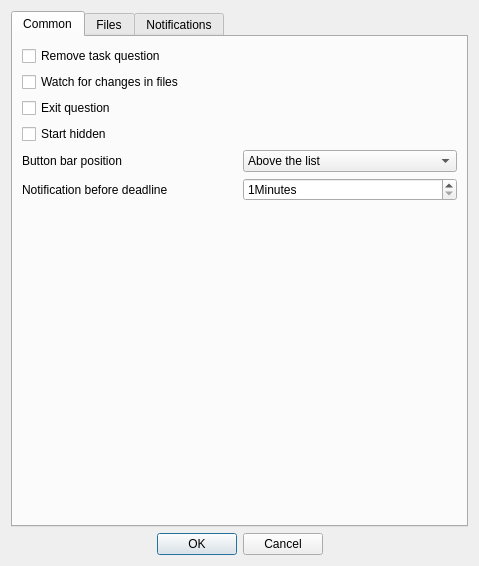
<?xml version="1.0" encoding="UTF-8"?>
<ui version="4.0">
 <class>SettingsDialog</class>
 <widget class="QDialog" name="SettingsDialog">
  <property name="geometry">
   <rect>
    <x>0</x>
    <y>0</y>
    <width>479</width>
    <height>566</height>
   </rect>
  </property>
  <property name="windowTitle">
   <string>Settings</string>
  </property>
  <layout class="QGridLayout" name="gridLayout_6">
   <item row="0" column="0">
    <widget class="QTabWidget" name="tabWidget">
     <property name="currentIndex">
      <number>0</number>
     </property>
     <widget class="QWidget" name="tab">
      <attribute name="title">
       <string>Common</string>
      </attribute>
      <layout class="QGridLayout" name="gridLayout_2">
       <item row="0" column="0">
        <widget class="QCheckBox" name="boxRemoveQuest">
         <property name="text">
          <string>Remove task question</string>
         </property>
        </widget>
       </item>
       <item row="1" column="0">
        <widget class="QCheckBox" name="watchBox">
         <property name="text">
          <string>Watch for changes in files</string>
         </property>
        </widget>
       </item>
       <item row="5" column="0">
        <widget class="QLabel" name="label_4">
         <property name="text">
          <string>Notification before deadline</string>
         </property>
        </widget>
       </item>
       <item row="5" column="1">
        <widget class="QSpinBox" name="notifBox">
         <property name="suffix">
          <string>Minutes</string>
         </property>
         <property name="minimum">
          <number>1</number>
         </property>
         <property name="maximum">
          <number>1440</number>
         </property>
        </widget>
       </item>
       <item row="4" column="0">
        <widget class="QLabel" name="label_2">
         <property name="text">
          <string>Button bar position</string>
         </property>
        </widget>
       </item>
       <item row="4" column="1">
        <widget class="QComboBox" name="barPosBox">
         <item>
          <property name="text">
           <string>Above the list</string>
          </property>
         </item>
         <item>
          <property name="text">
           <string>Under the list</string>
          </property>
         </item>
        </widget>
       </item>
       <item row="6" column="0">
        <spacer name="verticalSpacer_2">
         <property name="orientation">
          <enum>Qt::Vertical</enum>
         </property>
         <property name="sizeHint" stdset="0">
          <size>
           <width>20</width>
           <height>40</height>
          </size>
         </property>
        </spacer>
       </item>
       <item row="2" column="0">
        <widget class="QCheckBox" name="exitBox">
         <property name="text">
          <string>Exit question</string>
         </property>
        </widget>
       </item>
       <item row="3" column="0">
        <widget class="QCheckBox" name="startHiddenBox">
         <property name="text">
          <string>Start hidden</string>
         </property>
        </widget>
       </item>
      </layout>
     </widget>
     <widget class="QWidget" name="tab_2">
      <attribute name="title">
       <string>Files</string>
      </attribute>
      <layout class="QGridLayout" name="gridLayout_4">
       <item row="0" column="0">
        <widget class="QLabel" name="label">
         <property name="text">
          <string>Public file</string>
         </property>
        </widget>
       </item>
       <item row="0" column="1">
        <widget class="QLineEdit" name="pathEdit">
         <property name="enabled">
          <bool>true</bool>
         </property>
         <property name="readOnly">
          <bool>false</bool>
         </property>
        </widget>
       </item>
       <item row="0" column="2">
        <widget class="QToolButton" name="pathButton">
         <property name="text">
          <string/>
         </property>
        </widget>
       </item>
       <item row="1" column="0" colspan="3">
        <widget class="QGroupBox" name="privateBox">
         <property name="title">
          <string>Private</string>
         </property>
         <property name="checkable">
          <bool>true</bool>
         </property>
         <property name="checked">
          <bool>false</bool>
         </property>
         <layout class="QGridLayout" name="gridLayout">
          <item row="0" column="0">
           <widget class="QLineEdit" name="privatePathEdit">
            <property name="enabled">
             <bool>false</bool>
            </property>
            <property name="readOnly">
             <bool>false</bool>
            </property>
           </widget>
          </item>
          <item row="0" column="1">
           <widget class="QToolButton" name="privatePathButton">
            <property name="text">
             <string/>
            </property>
           </widget>
          </item>
         </layout>
        </widget>
       </item>
       <item row="2" column="0" colspan="3">
        <widget class="QGroupBox" name="backupBox">
         <property name="title">
          <string>Backup</string>
         </property>
         <property name="checkable">
          <bool>true</bool>
         </property>
         <property name="checked">
          <bool>false</bool>
         </property>
         <layout class="QGridLayout" name="gridLayout_3">
          <item row="0" column="0">
           <widget class="QLineEdit" name="backupPathEdit"/>
          </item>
          <item row="0" column="1">
           <widget class="QToolButton" name="backupPathButton">
            <property name="text">
             <string/>
            </property>
           </widget>
          </item>
         </layout>
        </widget>
       </item>
       <item row="3" column="0">
        <spacer name="verticalSpacer_3">
         <property name="orientation">
          <enum>Qt::Vertical</enum>
         </property>
         <property name="sizeHint" stdset="0">
          <size>
           <width>20</width>
           <height>40</height>
          </size>
         </property>
        </spacer>
       </item>
      </layout>
     </widget>
     <widget class="QWidget" name="tab_3">
      <attribute name="title">
       <string>Notifications</string>
      </attribute>
      <layout class="QGridLayout" name="gridLayout_8">
       <item row="4" column="0" colspan="2">
        <widget class="QWidget" name="widget" native="true">
         <property name="minimumSize">
          <size>
           <width>0</width>
           <height>250</height>
          </size>
         </property>
         <property name="autoFillBackground">
          <bool>false</bool>
         </property>
         <property name="styleSheet">
          <string notr="true">background-color: rgb(73, 73, 73);</string>
         </property>
         <layout class="QGridLayout" name="gridLayout_7">
          <item row="0" column="1">
           <spacer name="horizontalSpacer">
            <property name="orientation">
             <enum>Qt::Horizontal</enum>
            </property>
            <property name="sizeHint" stdset="0">
             <size>
              <width>40</width>
              <height>20</height>
             </size>
            </property>
           </spacer>
          </item>
          <item row="1" column="0">
           <spacer name="verticalSpacer">
            <property name="orientation">
             <enum>Qt::Vertical</enum>
            </property>
            <property name="sizeHint" stdset="0">
             <size>
              <width>20</width>
              <height>40</height>
             </size>
            </property>
           </spacer>
          </item>
          <item row="0" column="0">
           <widget class="QRadioButton" name="topLeft">
            <property name="text">
             <string/>
            </property>
           </widget>
          </item>
          <item row="2" column="0">
           <widget class="QRadioButton" name="bottomLeft">
            <property name="text">
             <string/>
            </property>
           </widget>
          </item>
          <item row="0" column="2">
           <widget class="QRadioButton" name="topRight">
            <property name="text">
             <string/>
            </property>
           </widget>
          </item>
          <item row="2" column="2">
           <widget class="QRadioButton" name="bottomRight">
            <property name="text">
             <string/>
            </property>
            <property name="checkable">
             <bool>true</bool>
            </property>
            <property name="checked">
             <bool>true</bool>
            </property>
           </widget>
          </item>
          <item row="1" column="1">
           <widget class="QLabel" name="label_5">
            <property name="styleSheet">
             <string notr="true">color: rgb(254, 255, 252);</string>
            </property>
            <property name="text">
             <string>Notification window position</string>
            </property>
            <property name="alignment">
             <set>Qt::AlignCenter</set>
            </property>
           </widget>
          </item>
         </layout>
        </widget>
       </item>
       <item row="5" column="0" colspan="2">
        <widget class="QGroupBox" name="soundBox">
         <property name="title">
          <string>Sound</string>
         </property>
         <property name="checkable">
          <bool>true</bool>
         </property>
         <property name="checked">
          <bool>false</bool>
         </property>
         <layout class="QGridLayout" name="gridLayout_5">
          <item row="0" column="0">
           <widget class="QRadioButton" name="builtinButton">
            <property name="text">
             <string>Built-in sound</string>
            </property>
           </widget>
          </item>
          <item row="1" column="0">
           <widget class="QRadioButton" name="customButton">
            <property name="text">
             <string>Custom sound</string>
            </property>
           </widget>
          </item>
          <item row="2" column="0">
           <widget class="QLineEdit" name="soundEdit">
            <property name="enabled">
             <bool>false</bool>
            </property>
           </widget>
          </item>
          <item row="2" column="1">
           <widget class="QToolButton" name="soundButton">
            <property name="enabled">
             <bool>false</bool>
            </property>
            <property name="text">
             <string/>
            </property>
           </widget>
          </item>
         </layout>
        </widget>
       </item>
       <item row="1" column="0">
        <widget class="QLabel" name="label_3">
         <property name="text">
          <string>Notification duration</string>
         </property>
        </widget>
       </item>
       <item row="1" column="1">
        <widget class="QSpinBox" name="notifDurationBox">
         <property name="suffix">
          <string>ms</string>
         </property>
         <property name="maximum">
          <number>10000</number>
         </property>
        </widget>
       </item>
       <item row="3" column="0">
        <widget class="QCheckBox" name="immortalBox">
         <property name="text">
          <string>Immortal notifications for deadlines</string>
         </property>
        </widget>
       </item>
       <item row="3" column="1">
        <widget class="QPushButton" name="pushButton">
         <property name="text">
          <string>Test notify</string>
         </property>
        </widget>
       </item>
      </layout>
     </widget>
    </widget>
   </item>
   <item row="1" column="0">
    <widget class="QDialogButtonBox" name="buttonBox">
     <property name="standardButtons">
      <set>QDialogButtonBox::Cancel|QDialogButtonBox::Ok</set>
     </property>
     <property name="centerButtons">
      <bool>true</bool>
     </property>
    </widget>
   </item>
  </layout>
 </widget>
 <resources/>
 <connections>
  <connection>
   <sender>buttonBox</sender>
   <signal>accepted()</signal>
   <receiver>SettingsDialog</receiver>
   <slot>accept()</slot>
   <hints>
    <hint type="sourcelabel">
     <x>86</x>
     <y>415</y>
    </hint>
    <hint type="destinationlabel">
     <x>3</x>
     <y>168</y>
    </hint>
   </hints>
  </connection>
  <connection>
   <sender>buttonBox</sender>
   <signal>rejected()</signal>
   <receiver>SettingsDialog</receiver>
   <slot>reject()</slot>
   <hints>
    <hint type="sourcelabel">
     <x>180</x>
     <y>415</y>
    </hint>
    <hint type="destinationlabel">
     <x>249</x>
     <y>162</y>
    </hint>
   </hints>
  </connection>
  <connection>
   <sender>privateBox</sender>
   <signal>toggled(bool)</signal>
   <receiver>privatePathEdit</receiver>
   <slot>setEnabled(bool)</slot>
   <hints>
    <hint type="sourcelabel">
     <x>103</x>
     <y>46</y>
    </hint>
    <hint type="destinationlabel">
     <x>66</x>
     <y>71</y>
    </hint>
   </hints>
  </connection>
  <connection>
   <sender>customButton</sender>
   <signal>toggled(bool)</signal>
   <receiver>soundEdit</receiver>
   <slot>setEnabled(bool)</slot>
   <hints>
    <hint type="sourcelabel">
     <x>53</x>
     <y>251</y>
    </hint>
    <hint type="destinationlabel">
     <x>53</x>
     <y>279</y>
    </hint>
   </hints>
  </connection>
  <connection>
   <sender>customButton</sender>
   <signal>toggled(bool)</signal>
   <receiver>soundButton</receiver>
   <slot>setEnabled(bool)</slot>
   <hints>
    <hint type="sourcelabel">
     <x>107</x>
     <y>250</y>
    </hint>
    <hint type="destinationlabel">
     <x>156</x>
     <y>284</y>
    </hint>
   </hints>
  </connection>
 </connections>
</ui>
